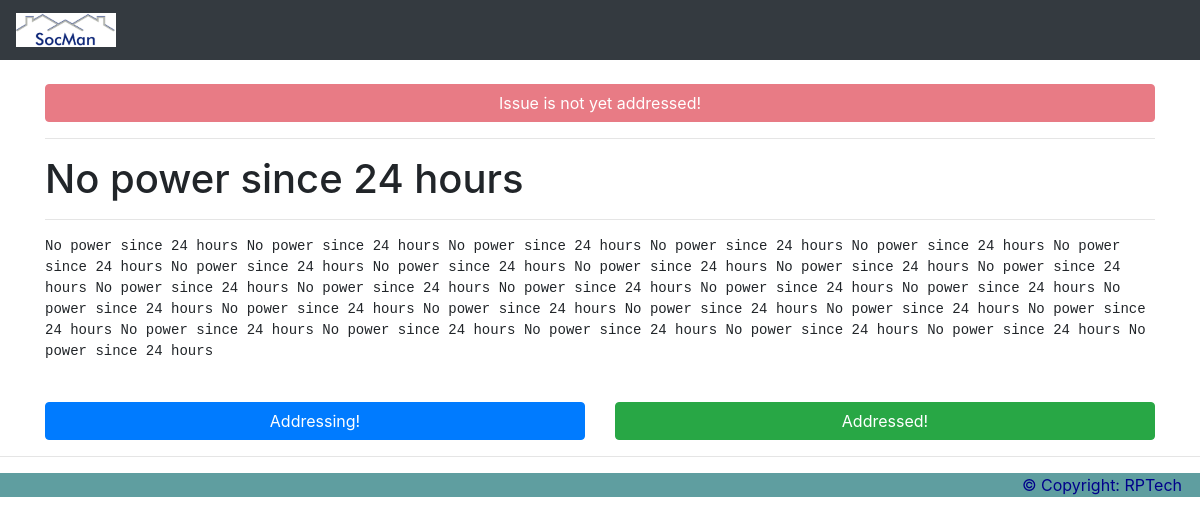
The app's page /committee/issues.php?url=no-power-since-24-hours with its own data.
### tables this page shows
CREATE TABLE `issues` (
  `serial` int(11) NOT NULL,
  `username` varchar(8) NOT NULL,
  `title` varchar(100) NOT NULL,
  `body` varchar(10000) NOT NULL,
  `date` timestamp NOT NULL DEFAULT CURRENT_TIMESTAMP,
  `url` varchar(150) NOT NULL,
  `status` tinyint(1) NOT NULL
);

### committee/issues.php (the view, shortened to what this page needs)
<?php
$conn=mysqli_connect("localhost", "root", "", "socman");
$url=$_GET["url"];
$sql="SELECT * FROM issues WHERE url='$url'";
$result=mysqli_query($conn, $sql);
$array = array();
while($row=$result->fetch_array()){
         $array[]=$row;
}
?>
<!DOCTYPE html>
<html lang="en">
<head>
  <link rel="stylesheet" href="../assets/my-css/committee/issues.css">
  <link rel="stylesheet" href="../assets/bootstrap/css/bootstrap.min.css">
</head>
<body>
<nav class="navbar navbar-expand-sm bg-dark navbar-dark">
  <a class="navbar-brand" href="../committee/committee-home.php">
    <img src="../assets/pictures/logo-small.png" alt="logo" style="width:100px">
  </a>
</nav><br/>
<div class="container">
 <div class="row">
     <div class="col-12 col-sm-12 col-md-12 col-lg-12 col-xl-12">
         <?php
            if($array[0]['status']<0){
         ?>
            <button type="button" class="btn btn-danger btn-block" disabled>Issue is not yet addressed!</button><hr/>
         <?php
            }
         ?>
     </div>
     <div class="col-12 col-sm-12 col-md-12 col-lg-12 col-xl-12">
         <h1><?php echo $array[0]['title']; ?></h1><hr/>
     </div>
     <div class="col-12 col-sm-12 col-md-12 col-lg-12 col-xl-12">
         <pre><?php echo $array[0]['body']; ?></pre><br/>
     </div><hr/>
    <div class="col-12 col-sm-12 col-md-12 col-lg-12 col-xl-12">
        <div class="row">
          <div class="col-12 col-sm-12 col-md-6 col-lg-6 col-xl-6">
             <form method="post" action="addressing.php">
                <input type="submit" class="btn btn-primary btn-block" name="addressing" value="Addressing!"/>
            </form>
          </div>
          <div class="col-12 col-sm-12 col-md-6 col-lg-6 col-xl-6">
             <form method="post" action="addressed.php">
                <input type="submit" class="btn btn-success btn-block" name="addressed" value="Addressed!"/>
            </form>
          </div>
        </div>
     </div>
  </div>
</div><hr/>
<footer class="footer">
  <p>© Copyright: RPTech &nbsp;&nbsp;&nbsp;</p>
</footer>
</body>
</html>

### assets/my-css/committee/issues.css (style rules this page uses)
.footer { background-color: cadetblue; color: darkblue; text-align: right; }
pre { white-space:pre-wrap; overflow-x:hidden; overflow-x:scroll; }

### records on screen
issues: title "No power since 24 hours", body "No power since 24 hours No power since 24 hours No power since 24 hours No power since 24 hours No power since 24 hours No power since 24 hours No power since 24 hours No power since 24 hours No power since 24 hours No power since 24 hours No power since 24 hours No power since 24 hours No power since 24 hours No power since 24 hours No power since 24 hours No power since 24 hours No power since 24 hours No power since 24 hours No power since 24 hours No power since 24 hours No power since 24 hours No power since 24 hours No power since 24 hours No power since 24 hours No power since 24 hours No power since 24 hours No power since 24 hours No power since 24 hours"
